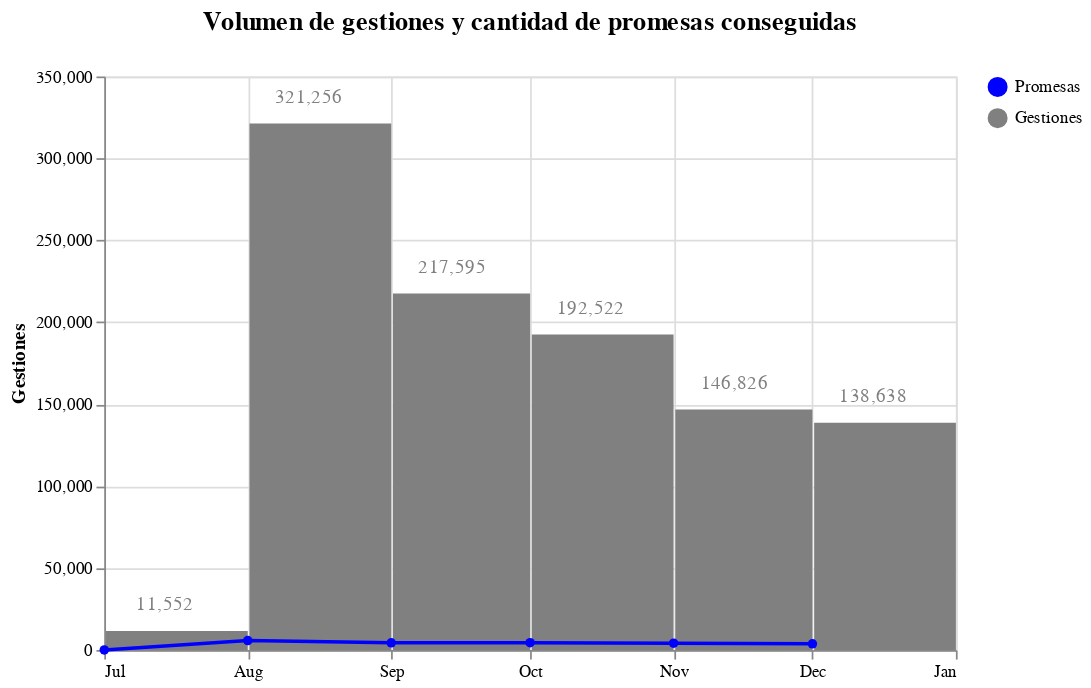

Source (notebook cell):
### Code cell
# Creamos los objetos para graficar
scale = alt.Scale(domain=["Promesas","Gestiones"], range=['blue','gray'])

base = alt.Chart(df_totales).transform_calculate(
    line="'Promesas'",
    bar="'Gestiones'"
).encode(
    alt.X("Fecha",title="",timeUnit='month'),
).properties(
    title="Volumen de gestiones y cantidad de promesas conseguidas"
)

bar = base.mark_bar().encode(
    alt.Y('total',title="Gestiones"),
    tooltip=[alt.Tooltip("total", title='Gestiones')],
    color=alt.Color('bar:N', scale=scale, title=''),
)

line = base.mark_line(point=alt.OverlayMarkDef(color="red")).encode(
    alt.Y("sum_promesas",title=""),
    tooltip=[alt.Tooltip('sum_promesas',title='Promesas')],
    color=alt.Color('line:N', scale=scale, title='')
)

text_line = line.mark_text(
    align='right',
    baseline='bottom',
    dx=3
).encode( 
    text=alt.Text('sum_promesas',format=",.0f")
)

text_bar = bar.mark_text(
    dx=35,
    dy=-15
).encode( 
    text=alt.Text('total',format=",.0f") 
)

((bar+text_bar)+(line+text_line)).properties(
    width=490,
    height=330
).configure_title(
    fontSize=15,
    dy= -15
)
